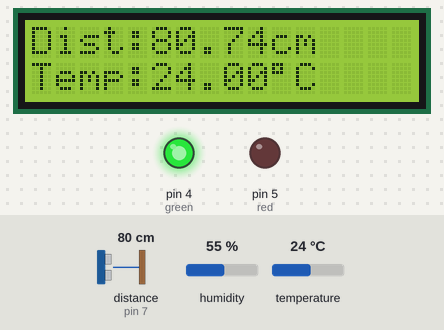
Simulated run of this program. Board: Arduino Uno, built with avr-gcc and run on an emulated ATmega328P. Shown: 16×2 character LCD, output pins drawn as LEDs (lit = HIGH). Wiring (inferred from the names in the program): ultrasonic range finder: trigger pin 6; echo pin 7. Inputs (shaded band) come from the test bench; at power-on: distance to the obstacle (sensor on pin 7) 80 cm, temperature 24 °C, humidity 55 %. The echo pulse lasts 58.3 µs per cm; pins used as bus, display or sensor lines are not drawn; what the program prints to the serial monitor is not drawn.

Above: at 1.2 s.
1.3 s: distance to the obstacle (sensor on pin 7) set to 63 cm
At 2.9 s:
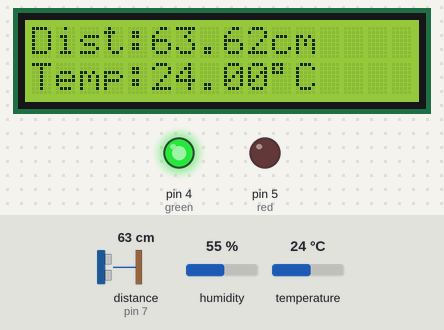
3.9 s: distance to the obstacle (sensor on pin 7) set to 56 cm
At 5.5 s:
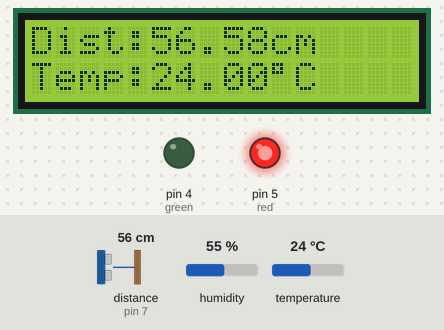
6.2 s: temperature set to 12 °C
At 8.1 s:
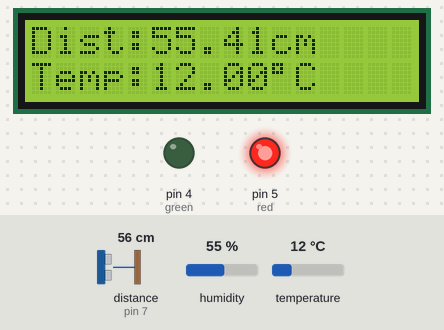
8.4 s: temperature set to 19 °C
At 10.4 s:
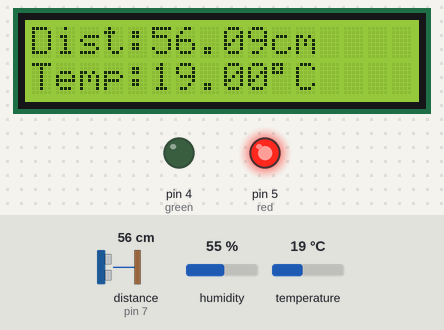
10.7 s: distance to the obstacle (sensor on pin 7) set to 2 cm
At 11.9 s:
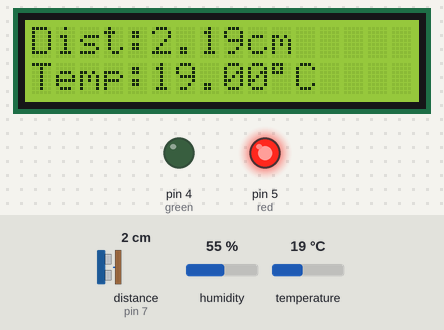
17.2 s: temperature set to 28 °C
At 18.8 s:
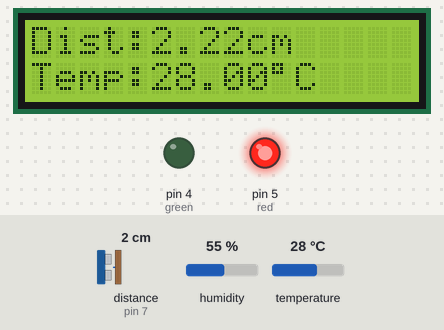
Timing chart, 0 to 20.3 s (numbered marks = the images above; inputs shaded):
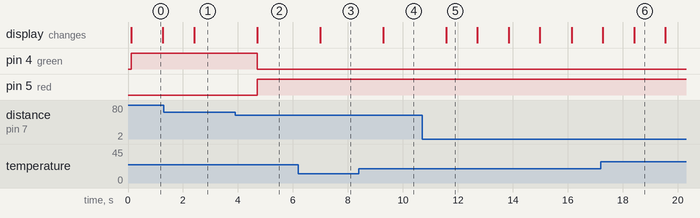

Measured:
- the behaviour switches between 60 and 59 cm on distance to the obstacle (sensor on pin 7) (found by bisection; images 1 and 2)
- after the input at 1.3 s, the display: changes after 1.1 s (image 1)
- after the input at 3.9 s, pin 4 (green): HIGH → LOW after 0.81 s; pin 5 (red): LOW → HIGH after 0.81 s; the display: changes after 0.81 s (image 2)
- after the input at 6.2 s, the display: changes after 0.80 s (image 3)
- after the input at 8.4 s, the display: changes after 0.89 s (image 4)
- after the input at 10.7 s, the display: changes after 0.87 s (image 5)
- after the input at 17.2 s, the display: first differs from a run without the input after 1.2 s (image 6)

The program:

main.cpp
```cpp
#include <Arduino.h>
#include <Wire.h>
#include <LiquidCrystal_I2C.h>
#include<DHT.h>
LiquidCrystal_I2C lcd(0x27,16,2);
#define DHTPIN 8
#define DHTTYPE DHT11

DHT dht(DHTPIN, DHTTYPE);
int red = 5;
int green = 4;
int Echo = 7;
int Trig = 6;
float distance;
long duration;
float temperature;
float speed_sound;
void setup() {
    pinMode(red,OUTPUT);
    pinMode (green,OUTPUT);
    pinMode(Echo,INPUT);
    pinMode(Trig,OUTPUT);
    lcd.init();
    lcd.backlight();
    dht.begin();
    Serial.begin(9600);
}

void loop() {
  //measuring temperature and calculating speed of sound
    temperature = dht.readTemperature();
    speed_sound = 331 +(0.6*temperature);
    digitalWrite(Trig, LOW);
    delayMicroseconds(2);
    digitalWrite(Trig, HIGH);
    delayMicroseconds(10);
    digitalWrite(Trig, LOW);
  // Measure echo duration
    duration = pulseIn(Echo, HIGH);
  // Convert duration to distance (in cm)
    distance = (duration *speed_sound) / 20000;
    distance = distance + 0.5;
  // Print distance always
    Serial.print(distance);
    Serial.print("\n");
    lcd.clear();
    lcd.setCursor(0,0);
    lcd.print("Dist:");
    lcd.print(distance);
    lcd.print("cm ");

    lcd.setCursor(0,1);
    lcd.print("Temp:");
    lcd.print(temperature);
    lcd.print((char)223);
    lcd.print("C ");

    if(distance <= 60){

        digitalWrite(red,HIGH);
        digitalWrite(green,LOW);
        delay(100);}

    else{
        digitalWrite(red,LOW);
        digitalWrite(green,HIGH);
        delay(100);}
    delay(1000);
}
```
